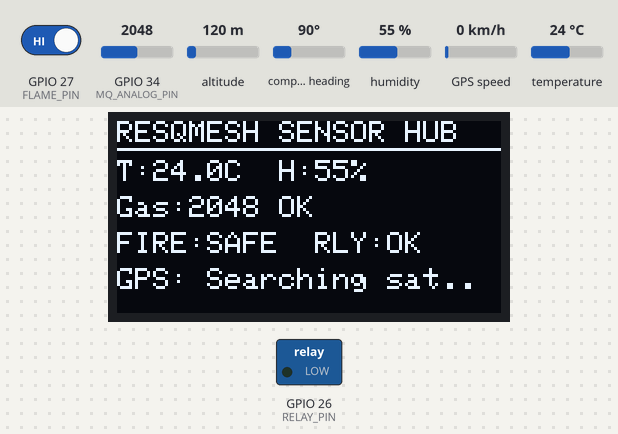
Bench run of a sketch on a simulated ESP32. Shown: 128×64 one-colour display, switched loads named in the sketch (green lamp = pin HIGH). Inputs (shaded band) come from the test bench; at power-on: GPIO 34 (MQ_ANALOG_PIN) = 2048, GPIO 27 (FLAME_PIN) HIGH, humidity 55 %, altitude 120 m, compass heading 90°, GPS speed 0 km/h, temperature 24 °C. The GPS gets a fix after 3 s at 37.7749, -122.4194 with 8 satellites; what the sketch prints to the serial monitor is not drawn.

Above: at 2.3 s.
2.4 s: GPIO 34 (MQ_ANALOG_PIN) set to 2561
At 3.9 s:
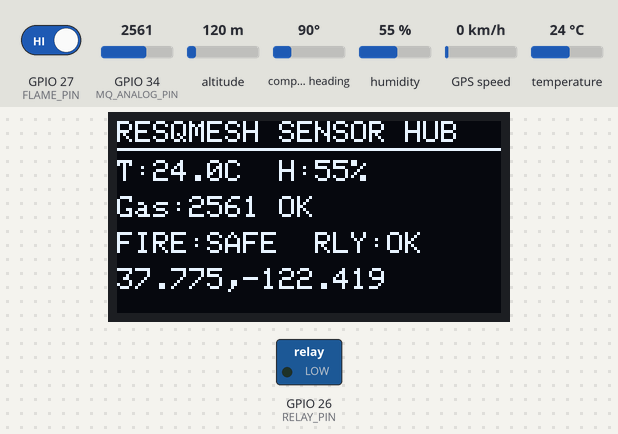
4.6 s: GPIO 34 (MQ_ANALOG_PIN) set to 2652
At 5.5 s:
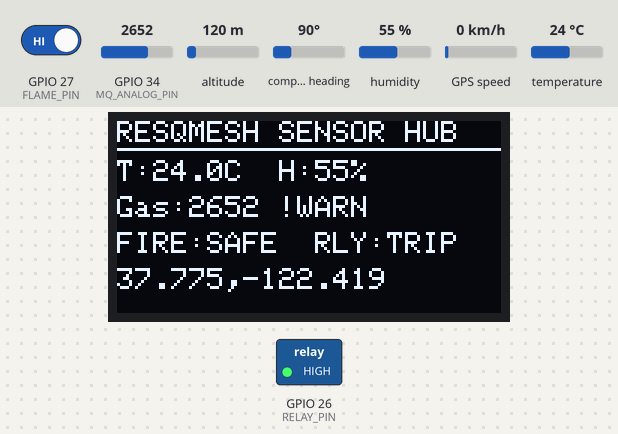
6.7 s: GPIO 27 (FLAME_PIN) driven LOW
At 8.0 s:
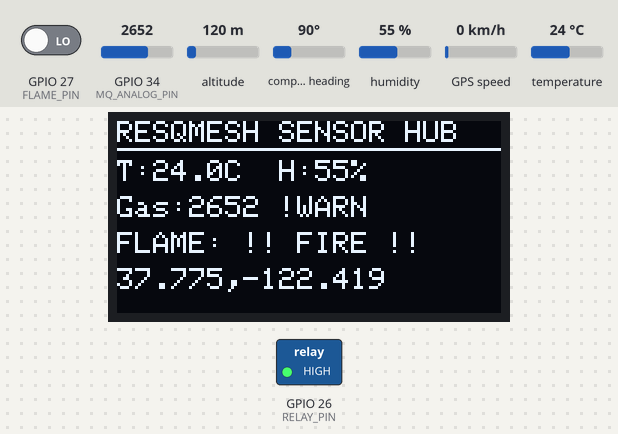
8.7 s: GPIO 34 (MQ_ANALOG_PIN) set to 2560
At 9.9 s:
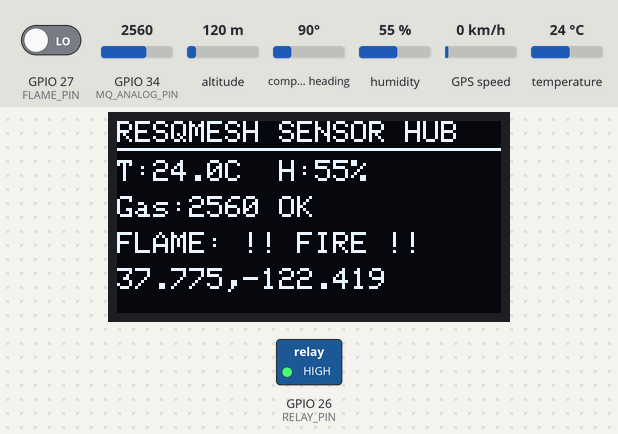
10.7 s: GPIO 27 (FLAME_PIN) driven HIGH
At 11.5 s:
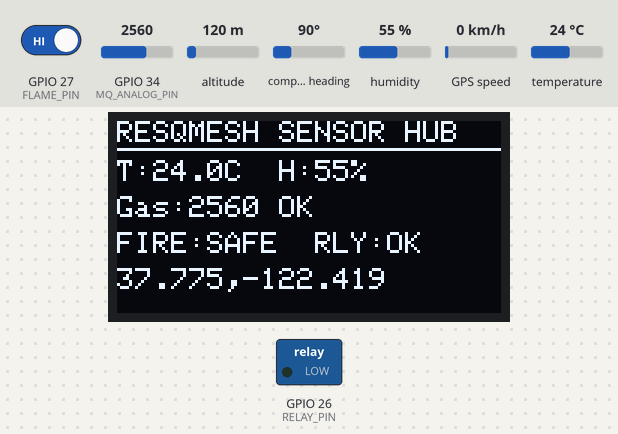
12.7 s: humidity set to 22 %
At 14.0 s:
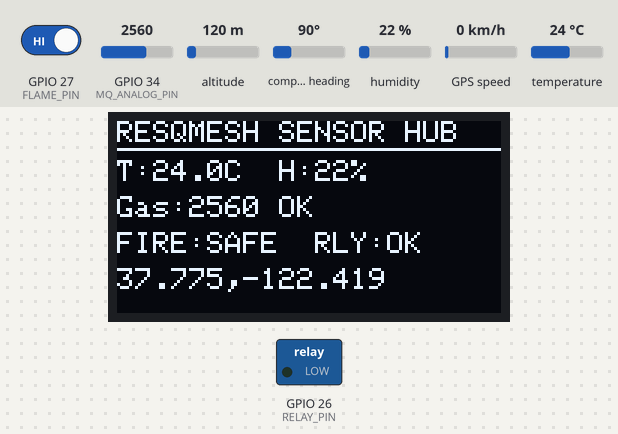
Timing chart, 0 to 15.7 s (numbered marks = the images above; inputs shaded):
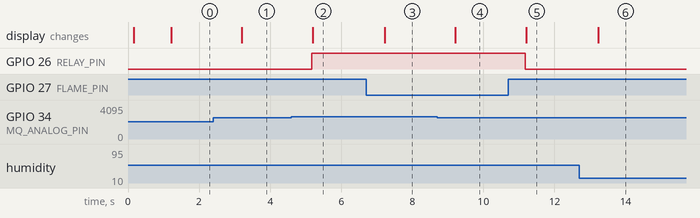

The sketch:

esp32_sensor_hub.ino
```cpp
/**
 * RESQMESH v4 — ESP32 #1 Sensor Hub & Field Telemetry Station
 * Author: Yashwanth (Lead: Embedded, Crypto, Radio, Edge AI)
 * Target: ESP32-WROOM-32 / NodeMCU ESP32
 *
 * Peripherals Connected:
 *  - 0.96" I2C OLED (SSD1306 128x64): SDA=GPIO21, SCL=GPIO22
 *  - DHT11 (Temp & Humidity): Data=GPIO4 (with 10k pull-up)
 *  - MQ Gas Sensor (MQ-135/MQ-3): Analog=GPIO34 (ADC1)
 *  - Flame Sensor (Digital): DO=GPIO27 (Active LOW)
 *  - GPS NEO-6M: TX->GPIO16 (RX2), RX->GPIO17 (TX2) @ 9600 baud
 *  - Relay Module (Failsafe Trip): IN=GPIO26
 *  - Serial JSON Telemetry Output @ 115200 baud (to Uno Q / PC)
 *  - Local WiFi Access Point ("ResQMesh-Hub") + Web Dashboard at http://192.168.4.1
 */

#include <WiFi.h>
#include <WebServer.h>
#include <Wire.h>
#include <Adafruit_GFX.h>
#include <Adafruit_SSD1306.h>
#include <DHT.h>
#include <TinyGPSPlus.h>

// ================= OLED CONFIG =================
#define SCREEN_WIDTH 128
#define SCREEN_HEIGHT 64
#define OLED_RESET -1
Adafruit_SSD1306 display(SCREEN_WIDTH, SCREEN_HEIGHT, &Wire, OLED_RESET);

// ================= PIN DEFINITIONS =============
#define DHTPIN 4
#define DHTTYPE DHT11
DHT dht(DHTPIN, DHTTYPE);

#define MQ_ANALOG_PIN 34
#define FLAME_PIN     27
#define RELAY_PIN     26

#define GPS_RX_PIN    16
#define GPS_TX_PIN    17

// ================= PERIPHERALS =================
TinyGPSPlus gps;
HardwareSerial gpsSerial(2);

WebServer server(80);

// ================= GLOBAL STATE ================
float currentTemp = 0.0;
float currentHum = 0.0;
int currentGasRaw = 0;
bool flameDetected = false;
bool relayTripped = false;
double currentLat = 13.1365;
double currentLng = 77.5646;
int satCount = 0;
unsigned long lastSensorRead = 0;
unsigned long packetCounter = 0;

// Web page served at http://192.168.4.1
const char INDEX_HTML[] PROGMEM = R"rawliteral(
<!DOCTYPE html>
<html>
<head>
  <title>ResQMesh ESP32 Telemetry</title>
  <meta name="viewport" content="width=device-width, initial-scale=1">
  <style>
    body { font-family: monospace; background: #0f172a; color: #f8fafc; padding: 15px; }
    h2 { color: #38bdf8; margin-bottom: 5px; }
    .card { background: #1e293b; padding: 15px; border-radius: 8px; margin-bottom: 12px; border: 1px solid #334155; }
    .val { font-size: 1.4rem; font-weight: bold; color: #4ade80; }
    .alert { color: #ef4444; }
  </style>
</head>
<body>
  <h2>RESQMESH v4 — ESP32 SENSOR HUB</h2>
  <div class="card">
    <div>Ambient Temperature: <span class="val" id="temp">--</span> &deg;C</div>
    <div>Ambient Humidity: <span class="val" id="hum">--</span> %</div>
  </div>
  <div class="card">
    <div>MQ Gas Level: <span class="val" id="gas">--</span> ppm</div>
    <div>Flame Status: <span class="val" id="fire">--</span></div>
    <div>Safety Relay: <span class="val" id="relay">--</span></div>
  </div>
  <div class="card">
    <div>GPS Position: <span class="val" id="gps">--</span></div>
  </div>
  <script>
    setInterval(() => {
      fetch('/api/data').then(r => r.json()).then(d => {
        document.getElementById('temp').innerText = d.temp;
        document.getElementById('hum').innerText = d.hum;
        document.getElementById('gas').innerText = d.gas;
        document.getElementById('fire').innerText = d.fire ? '!! FIRE DETECTED !!' : 'SAFE';
        document.getElementById('fire').className = d.fire ? 'val alert' : 'val';
        document.getElementById('relay').innerText = d.relay ? 'TRIPPED (HAZARD SHUTDOWN)' : 'CLOSED (NORMAL)';
        document.getElementById('relay').className = d.relay ? 'val alert' : 'val';
        document.getElementById('gps').innerText = d.lat.toFixed(5) + ', ' + d.lng.toFixed(5) + ' (Sats: ' + d.sats + ')';
      });
    }, 1000);
  </script>
</body>
</html>
)rawliteral";

void handleRoot() {
  server.send(200, "text/html", INDEX_HTML);
}

void handleApiData() {
  server.sendHeader("Access-Control-Allow-Origin", "*");
  server.sendHeader("Access-Control-Allow-Methods", "GET, OPTIONS");
  server.sendHeader("Access-Control-Allow-Headers", "*");
  String json = "{";
  json += "\"temp\":" + String(currentTemp, 1) + ",";
  json += "\"hum\":" + String(currentHum, 1) + ",";
  json += "\"gas\":" + String(currentGasRaw) + ",";
  json += "\"fire\":" + String(flameDetected ? "true" : "false") + ",";
  json += "\"relay\":" + String(relayTripped ? "true" : "false") + ",";
  json += "\"lat\":" + String(currentLat, 5) + ",";
  json += "\"lng\":" + String(currentLng, 5) + ",";
  json += "\"sats\":" + String(satCount) + ",";
  json += "\"packet\":" + String(packetCounter);
  json += "}";
  server.send(200, "application/json", json);
}

void setup() {
  // Serial0 for USB Debug & Uno Q Telemetry Bridge
  Serial.begin(115200);
  delay(100);

  // Hardware Serial2 for GPS NEO-6M
  gpsSerial.begin(9600, SERIAL_8N1, GPS_RX_PIN, GPS_TX_PIN);

  // Pin Configurations
  pinMode(FLAME_PIN, INPUT_PULLUP);
  pinMode(RELAY_PIN, OUTPUT);
  digitalWrite(RELAY_PIN, LOW); // Relay initially normal

  // Initialize DHT11
  dht.begin();

  // Initialize I2C OLED Display
  Wire.begin(21, 22);
  if (!display.begin(SSD1306_SWITCHCAPVCC, 0x3C)) {
    Serial.println(F("[WARN] OLED SSD1306 not found at 0x3C"));
  } else {
    display.clearDisplay();
    display.setTextColor(SSD1306_WHITE);
    display.setTextSize(1);
    display.setCursor(10, 15);
    display.println("RESQMESH v4 HUB");
    display.setCursor(10, 30);
    display.println("Initializing sensors...");
    display.display();
  }

  // Create Local WiFi Access Point
  WiFi.softAP("ResQMesh-Hub", "resilink123");
  IPAddress apIP = WiFi.softAPIP();
  Serial.print(F("[WIFI] Access Point active. IP: "));
  Serial.println(apIP);

  // Web Server Routes
  server.on("/", handleRoot);
  server.on("/api/data", handleApiData);
  server.begin();

  delay(1000);
}

void loop() {
  // Keep web server responsive
  server.handleClient();

  // Parse GPS stream
  while (gpsSerial.available() > 0) {
    gps.encode(gpsSerial.read());
  }

  // 1-second Telemetry Loop
  if (millis() - lastSensorRead >= 1000) {
    lastSensorRead = millis();
    packetCounter++;

    // 1. Read DHT11
    float t = dht.readTemperature();
    float h = dht.readHumidity();
    if (!isnan(t)) currentTemp = t;
    if (!isnan(h)) currentHum = h;

    // 2. Read MQ Gas Sensor (ADC)
    currentGasRaw = analogRead(MQ_ANALOG_PIN);

    // 3. Read Flame Sensor (Active LOW)
    flameDetected = (digitalRead(FLAME_PIN) == LOW);

    // 4. Read GPS coordinates if valid
    if (gps.location.isValid()) {
      currentLat = gps.location.lat();
      currentLng = gps.location.lng();
      satCount = gps.satellites.value();
    }

    // 5. Automatic Failsafe Relay Logic
    // Trip relay if fire detected OR toxic gas threshold exceeded (> 2600 raw ADC)
    if (flameDetected || currentGasRaw > 2600) {
      relayTripped = true;
      digitalWrite(RELAY_PIN, HIGH); // Trip relay
    } else {
      relayTripped = false;
      digitalWrite(RELAY_PIN, LOW);  // Reset relay
    }

    // 6. Update 0.96" OLED Display
    display.clearDisplay();
    display.setTextSize(1);
    display.setCursor(0, 0);
    display.print(F("RESQMESH SENSOR HUB"));
    display.drawLine(0, 9, 128, 9, SSD1306_WHITE);

    // Temp & Humidity line
    display.setCursor(0, 13);
    display.printf("T:%.1fC  H:%.0f%%", currentTemp, currentHum);

    // Gas & Flame line
    display.setCursor(0, 25);
    display.printf("Gas:%d %s", currentGasRaw, (currentGasRaw > 2600) ? "!WARN" : "OK");

    display.setCursor(0, 37);
    if (flameDetected) {
      display.print(F("FLAME: !! FIRE !!"));
    } else {
      display.printf("FIRE:SAFE  RLY:%s", relayTripped ? "TRIP" : "OK");
    }

    // GPS line
    display.setCursor(0, 49);
    if (gps.location.isValid()) {
      display.printf("%.3f,%.3f", currentLat, currentLng);
    } else {
      display.print(F("GPS: Searching sat.."));
    }

    display.display();

    // 7. Output Canonical JSON over Serial to Uno Q / Dashboard
    // Format is easily parsed with ArduinoJson or line reader on Uno Q
    Serial.printf("{\"seq\":%lu,\"temp\":%.1f,\"hum\":%.1f,\"gas\":%d,\"fire\":%d,\"relay\":%d,\"lat\":%.5f,\"lng\":%.5f,\"sats\":%d}\n",
      packetCounter, currentTemp, currentHum, currentGasRaw,
      flameDetected ? 1 : 0,
      relayTripped ? 1 : 0,
      currentLat, currentLng, satCount
    );
  }
}
```

Measured:
- the behaviour switches between 2600 and 2601 on GPIO 34 (MQ_ANALOG_PIN) (found by bisection; images 1 and 2)
- after the input at 2.4 s, the display: changes after 0.80 s (image 1)
- after the input at 4.6 s, GPIO 26 (RELAY_PIN): LOW → HIGH after 0.57 s; the display: changes after 0.60 s (image 2)
- after the input at 6.7 s, the display: changes after 0.53 s (image 3)
- after the input at 8.7 s, the display: changes after 0.50 s (image 4)
- after the input at 10.7 s, GPIO 26 (RELAY_PIN): HIGH → LOW after 0.48 s; the display: changes after 0.51 s (image 5)
- after the input at 12.7 s, the display: changes after 0.53 s (image 6)
